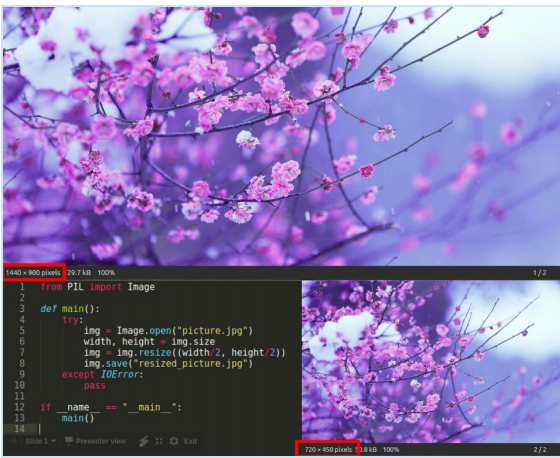
#> input picture edu/cursoLN/numpy/plantas.png, 560 x 458 px
$ python numpy_image2.py
#> lines starting #> are read from the running program, lines starting #| are printed output that depends on the picture
from PIL import Image


def main():
    try:
        # Relative Path
        img = Image.open("plantas.png")
#> img is the input picture: PIL image 560x458 RGBA; mean R, G, B, A 130.3, 114.5, 167.7, 255
        width, height = img.size
#> width = 560; height = 458
        print(width, height)
#| 560 458
        img = img.resize((int(width / 2), int(height / 2)))
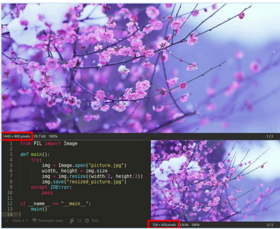
#> img: PIL image 280x229 RGBA; mean R, G, B, A 130.3, 114.5, 167.7, 255

        # Saved in the same relative location
        img.save("resized_plantas.png")
    except IOError:
        pass


if __name__ == "__main__":
    main()

$ run again, with edu/cursoLN/numpy/cat.jpg saved as edu/cursoLN/numpy/plantas.png
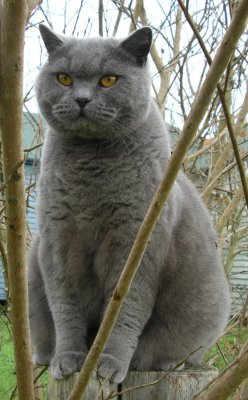
#> input picture edu/cursoLN/numpy/cat.jpg, 248 x 400 px
#> in main, img is the input picture: PIL image 248x400 RGB; mean R, G, B 117.6, 116.7, 103.4
#| 248 400
#> in main, `img = img.resize((int(width / 2), int(height / 2)))`:
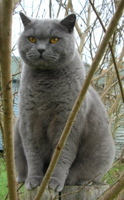
#> img: PIL image 124x200 RGB; mean R, G, B 117.6, 116.7, 103.4
